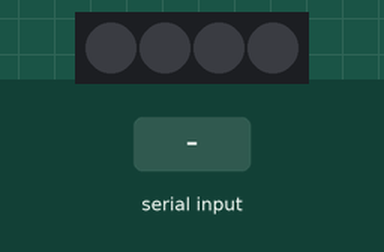
Bench run of a sketch on a simulated Arduino Uno, built with avr-gcc and run on an emulated ATmega328P. On the bench: 4 RGB LEDs in strip order, left to right. The test bench sets the inputs (shaded band). Dim RGB values are drawn brighter than linear.

Above: at 1.2 s.
1.3 s: byte 0 (0) received over Serial
At 2.4 s:
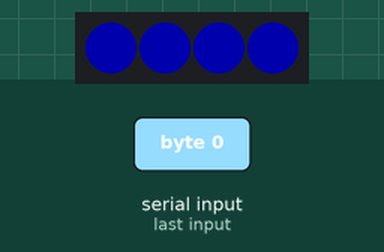
2.8 s: byte 1 (1) received over Serial
At 3.5 s:
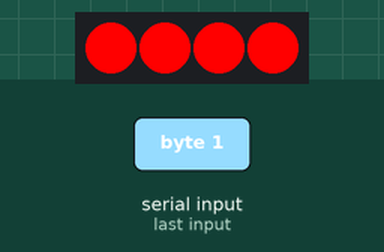
4.3 s: "I" received over Serial
At 4.6 s:
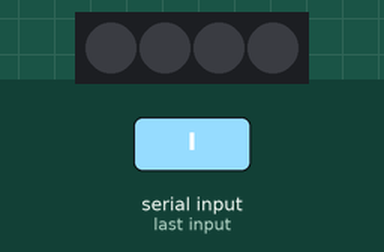
Timing chart, 0 to 7.3 s (numbered marks = the images above; inputs shaded):
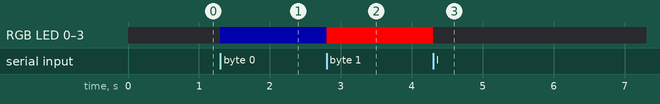

Measured:
- after the input at 1.3 s, RGB LED 0–3: off → RGB(0, 0, 50) at once
- after the input at 2.8 s, RGB LED 0–3: RGB(0, 0, 50) → RGB(255, 0, 0) at once
- after the input at 4.3 s, RGB LED 0–3: RGB(255, 0, 0) → off at once

The sketch:

izzy_arduino_hex.ino
```cpp
#include <Adafruit_NeoPixel.h> // include neopixel library

#define PIN 12 // Which pin on the Arduino is connected to the NeoPixels?
#define NUMPIXELS 4 // How many NeoPixels are attached to the Arduino?

// When we setup the NeoPixel library, we tell it how many pixels, and which pin to use to send signals.
Adafruit_NeoPixel pixels = Adafruit_NeoPixel(NUMPIXELS, PIN, NEO_GRB + NEO_KHZ800);

int val;
// runs when you turn on the Flora
void setup() {
  Serial.begin(9600);       // start serial communication at 9600bps
  pixels.begin(); // This initializes the NeoPixel library.
}

void loop() {
  if(Serial.available())         // if data is available to read
  {
    val = Serial.read();           // read it and store it in 'val'

    if( val == 0 )               // if '0' was receiv
    {
        pixels.setPixelColor(0, pixels.Color(0,0,50));
        pixels.setPixelColor(1, pixels.Color(0,0,50));
        pixels.setPixelColor(2, pixels.Color(0,0,50));
        pixels.setPixelColor(3, pixels.Color(0,0,50));

    pixels.show();
    delay(500);
    }
    else if( val == 1 ) {
        pixels.setPixelColor(0, pixels.Color(255,0,0));
        pixels.setPixelColor(1, pixels.Color(255,0,0));
        pixels.setPixelColor(2, pixels.Color(255,0,0));
        pixels.setPixelColor(3, pixels.Color(255,0,0));
    pixels.show();
    delay(500);
    }
    else if( val == 73,68,65,52,79,78 ) {
        pixels.setPixelColor(0, pixels.Color(0,0,0));
        pixels.setPixelColor(1, pixels.Color(0,0,0));
        pixels.setPixelColor(2, pixels.Color(0,0,0));
        pixels.setPixelColor(3, pixels.Color(0,0,0));
    pixels.show();

    }
  }
  }
```
